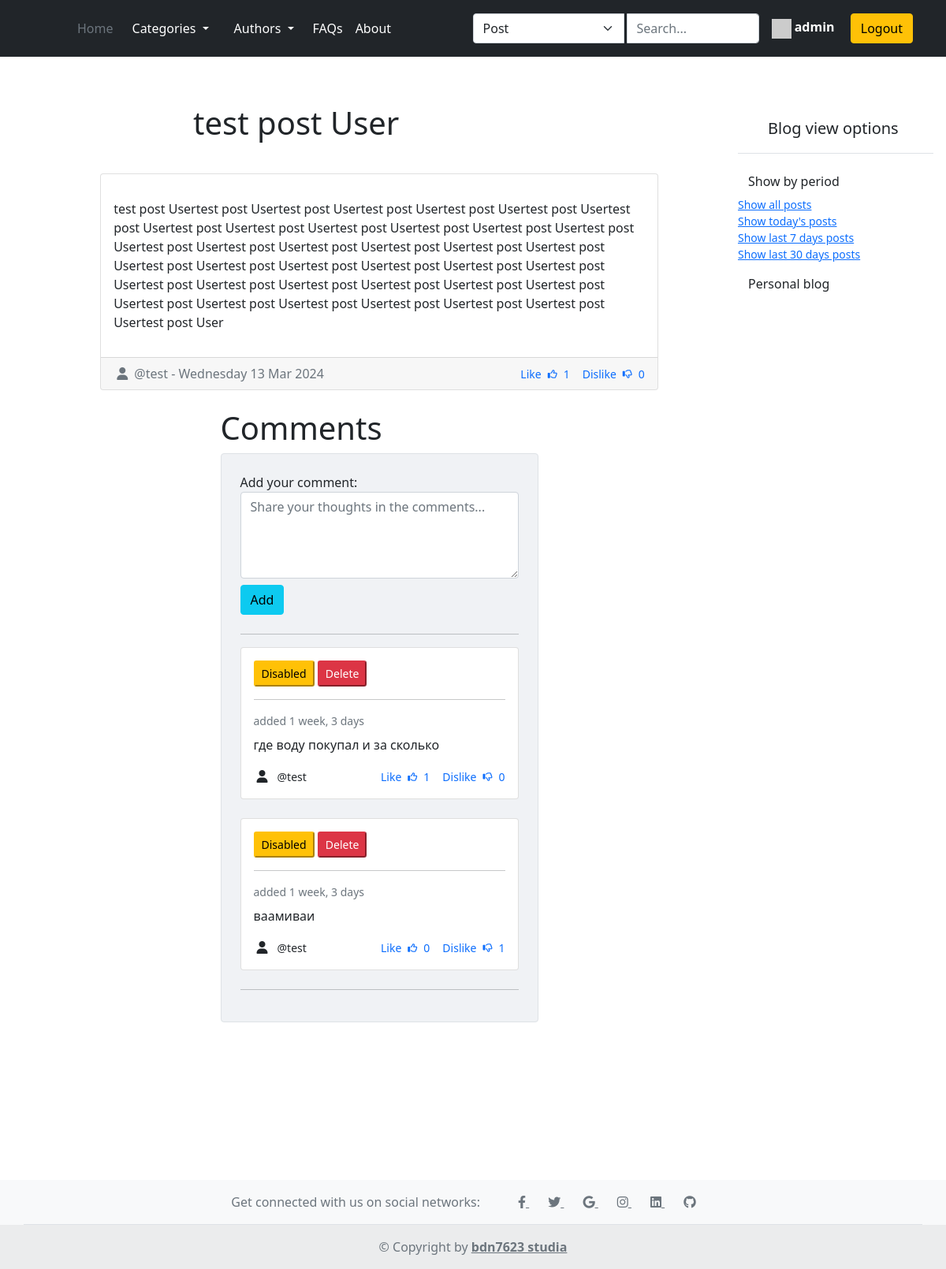
The app's page /2024/3/13/test-post-user/ (signed in) with its own data.
### accounts/models.py (models this page shows)
class CustomUser(AbstractUser):
    username = models.CharField(max_length=50, unique=True)
    email = models.EmailField(unique=True, max_length=255)
    USERNAME_FIELD = 'email'
    REQUIRED_FIELDS = ['username', 'first_name', 'last_name']
    objects = CustomUserManager()
    def __str__(self):
        return self.username

### blog/models.py (models this page shows, shortened)
class Post(models.Model):
    STATUS_CHOICES = (
        ('draft', 'Draft'),
        ('published', 'Published'),
    )
    title = models.CharField(max_length=200)
    slug = models.SlugField(unique_for_date='publish')
    author = models.ForeignKey(User,
                               on_delete=models.CASCADE,
                               related_name='posts')
    body = models.TextField(verbose_name='Content')
    publish = models.DateTimeField(default=timezone.localtime)
    created = models.DateTimeField(auto_now_add=True)
    updated = models.DateTimeField(auto_now=True)
    image_url = models.URLField(max_length=255)
    status = models.CharField(max_length=10,
                              choices=STATUS_CHOICES,
                              default='draft')
    category = models.ForeignKey(Category,
                                 on_delete=models.CASCADE,
                                 related_name='posts')
    objects = models.Manager()
    published = PostPublishedManager()
    class Meta:
        ordering = ('-publish', '-created')
    def is_liked_by(self, user):
        return self.likes.filter(user=user).exists()
    def is_disliked_by(self, user):
        return self.dislikes.filter(user=user).exists()

class Comment(models.Model):
    post = models.ForeignKey(Post,
                             on_delete=models.CASCADE,
                             related_name='comments')
    author = models.ForeignKey(User,
                               on_delete=models.CASCADE,
                               related_name='post_comment')
    body = models.CharField(max_length=255)
    created = models.DateTimeField(auto_now_add=True)
    updated = models.DateTimeField(auto_now=True)
    active = models.BooleanField(default=True)
    class Meta:
        ordering = ('-updated', '-created')
    def is_liked_by(self, user):
        return self.likes.filter(user=user).exists()
    def is_disliked_by(self, user):
        return self.dislikes.filter(user=user).exists()

### blog/views.py (the view)
# urls.py: path('<int:year>/<int:month>/<int:day>/<slug:post_slug>/', post_detail, name='post_detail'),
def post_detail(request, year, month, day, post_slug):
    post = get_object_or_404(Post,
                             slug=post_slug,
                             status='published',
                             publish__year=year,
                             publish__month=month,
                             publish__day=day)
    form = CommentForm()
    return render(request, 'blog/post/detail.html', {'post': post, 'form': form})

### blog/forms.py
class CommentForm(forms.ModelForm):
    class Meta:
        model = Comment
        fields = ('body',)
        widgets = {
            'body': forms.Textarea(attrs={'placeholder': 'Share your thoughts in the comments...',
                                          'class': 'form-control',
                                          'rows': 4})
        }
        labels = {
            'body': 'Add your comment'
        }

### blog/context_processors.py (called while the page is built)
def get_categories(request):
    categories = Category.objects.all()
    return {'categories': categories}

def get_author(request):
    authors = User.objects.annotate(num_posts=Count('posts')).filter(num_posts__gt=0)
    return {'authors': authors}

### blog/templatetags/blog_filters.py (called while the page is built)
@register.filter
def is_liked_by(instance, user):
    if user.is_authenticated:
        return instance.is_liked_by(user)
    return False

@register.filter
def is_disliked_by(instance, user):
    if user.is_authenticated:
        return instance.is_disliked_by(user)
    return False

### templates/blog/post/detail.html (shortened to what this page needs)
{% extends 'base/_base.html' %}
{% load blog_filters %}
{% load static %}
{% block content %}
<div class="row justify-content-center" style="margin-top: 7%">
    <div class="col-lg-10">
        <div class="col-md-8 mx-auto mt-5">
            <h1 class="mb-4">{{ post.title }}</h1>
        </div>
      <div class="card mb-4" id="postlikeDislike">
        <div class="card-body">
          <p class="card-text">{{ post.body|linebreaks }}</p>
        </div>
        <div class="card-footer text-muted d-flex justify-content-between align-items-center">
          <p class="mb-0">
              <i class="fas fa-user mx-1"></i>
              @{{ post.author }}
            - {{ post.publish|date:"l d M Y" }}
          </p>
          <div class="d-flex align-items-center ml-auto">
              <div class="d-flex flex-row align-items-center text-primary">
                {% if post|is_liked_by:request.user %}
                <p class="small mb-0">Unlike</p>
                <a href="{% url 'blog:post_like' post.id %}">
                  <i class="fa-solid fa-thumbs-up mx-2 fa-xs"></i>
                </a>
                {% else %}
                <p class="small mb-0">Like</p>
                <a href="{% url 'blog:post_like' post.id %}">
                  <i class="fa-regular fa-thumbs-up mx-2 fa-xs"></i>
                </a>
                {% endif %}
                <p class="small mb-0 me-3">{{ post.likes.count }}</p>
              </div>
              <div class="d-flex flex-row align-items-center text-primary">
                {% if post|is_disliked_by:request.user %}
                <p class="small mb-0">Undislike</p>
                <a href="{% url 'blog:post_dislike' post.id %}">
                  <i class="fa-solid fa-thumbs-down mx-2 fa-xs"></i>
                </a>
                {% else %}
                <p class="small mb-0">Dislike</p>
                <a href="{% url 'blog:post_dislike' post.id %}">
                  <i class="fa-regular fa-thumbs-down mx-2 fa-xs"></i>
                </a>
                {% endif %}
                <p class="small mb-0">{{ post.dislikes.count }}</p>
              </div>
          </div>
        </div>
    </div>
</div>
<div class="row d-flex justify-content-center">
  <div class="col-md-8 col-lg-6">
    <h1>Comments</h1>
    <div class="card shadow-0 border" style="background-color: #f0f2f5;">
      <div class="card-body p-4">
        <div class="form-outline mb-4" id="comments">
          <form method="post" action="{% url 'blog:add_comment' post.id %}">
              {{ form.body.label_tag }}
              {{ form.body }}
            <button type="submit" class="btn btn-info mt-2">Add</button>
          </form>
        </div>
        <hr>
        {% if post.comments.count %}
            {% for comment in post.comments.all %}
              {% include 'blog/comment/detail.html' %}
            {% endfor %}
        {% else %}
        <p>No comments yet</p>
        {% endif %}
        <hr>
      </div>
    </div>
  </div>
</div>
</div>
{% endblock content %}

### templates/base/nav/_header.html (shortened to what this page needs)
<header class="p-3 bg-dark text-white fixed-top">
    <div class="container">
        <div class="d-flex flex-wrap align-items-center justify-content-center justify-content-lg-start">
            <a href="/" class="d-flex align-items-center mb-2 mb-lg-0 text-white text-decoration-none">
                <svg class="bi me-2" width="40" height="32" role="img" aria-label="Bootstrap">
                    <use xlink:href="#bootstrap"></use>
                </svg>
            </a>
            <ul class="nav col-12 col-lg-auto me-lg-auto mb-2 justify-content-center mb-md-0">
                <li><a href="{% url 'blog:post_list' %}" class="nav-link px-2 text-secondary">Home</a></li>
                <li class="nav-item dropdown">
                    <a class="nav-link dropdown-toggle text-white" href="#" id="categoriesDropdown" role="button"
                       data-bs-toggle="dropdown" aria-expanded="false">
                        Categories
                    </a>
                </li>
                <li class="nav-item dropdown">
                    <a class="nav-link dropdown-toggle text-white" href="#" id="authorDropdown" role="button"
                       data-bs-toggle="dropdown" aria-expanded="false">
                        Authors
                    </a>
                </li>
                <li><a href="#" class="nav-link px-2 text-white">FAQs</a></li>
                <li><a href="#" class="nav-link px-2 text-white">About</a></li>
            </ul>
            <form class="col-12 col-lg-auto mb-3 mb-lg-0 me-lg-3" method="get" action="{% url 'blog:search_posts' %}">
                <div class="input-group">
                    <select class="form-select me-1" name="search_param" id="search-param">
                        <option value="post">Post</option>
                    </select>
                    <input type="search" class="form-control form-control-dark" placeholder="Search..."
                           aria-label="Search"
                           name="search_query" id="search-query-text">
                </div>
            </form>
            <div class="text-end">
                {% if request.user.is_authenticated %}
                <a href="{% url 'accounts:profile_detail' username=request.user.username %}"
                       class="text-decoration-none text-white me-3">
                      {% if request.user.profile %}
                      <img src="{{ request.user.profile.avatar }}" width="25" height="25">
                      {% else %}
                      <i class="fa fa-user mx-1"></i>
                      {% endif %}
                  <strong>
                    {{ request.user.username }}
                  </strong>
                </a>
                 <a href="{% url 'accounts:logout' %}">
                  <button type="button" class="btn btn-warning">Logout</button>
                </a>
                {% endif %}
            </div>
        </div>
    </div>
</header>

### templates/blog/comment/detail.html
{% load blog_filters %}
<div class="card mb-4" id="commentLike{{ comment.id }}">
    <div class="card-body">
        {% if request.user.is_superuser %}
        <a href="{% url 'blog:toggle_comment_active' comment.id %}" class="text-decoration-none">
            {% if comment.active %}
            <button class="btn-sm btn-warning ms-auto">Disabled</button>
            {% else %}
            <button class="btn-sm btn-success ms-auto">Enabled</button>
            {% endif %}
        </a>
        <a href="{% url 'blog:delete_comment' comment.id %}" class="text-decoration-none">
            <button class="btn-sm btn-danger ms-auto">Delete</button>
        </a>
        {% endif %}
        <hr>
        <p class="small text-muted mb-2">added {{ comment.created|timesince }}</p>
        <div class="d-flex flex-row align-items-center">
            {% if comment.active %}
            <p>{{ comment.body }}</p>
            {% else %}
            <p><strong><i>Comment has been disabled by admin</i></strong></p>
            {% endif %}
        </div>
        <div class="d-flex justify-content-between">
            <div class="d-flex flex-row align-items-center">
                <i class="fas fa-user mx-1"></i>
                <p class="small mb-0 ms-2">@{{ comment.author }}</p>
            </div>
            <div class="d-flex justify-content-end">
                <div class="d-flex flex-row align-items-center text-primary me-3">
                    {% if comment|is_liked_by:request.user %}
                    <p class="small mb-0">Unlike</p>
                    <a href="{% url 'blog:comment_like' comment.id %}">
                        <i class="fas fa-thumbs-up mx-2 fa-xs" style="margin-top: -0.16rem;"></i>
                    </a>
                    {% else %}
                    <p class="small mb-0">Like</p>
                    <a href="{% url 'blog:comment_like' comment.id %}">
                        <i class="fa-regular fa-thumbs-up fa-xs mx-2" style="margin-top: -0.16rem;"></i>
                    </a>
                    {% endif %}
                    <p class="small mb-0">{{ comment.likes.count }}</p>
                </div>
                <div class="d-flex flex-row align-items-center text-primary">
                    {% if comment|is_disliked_by:request.user %}
                    <p class="small mb-0">Undislike</p>
                    <a href="{% url 'blog:comment_dislike' comment.id %}">
                        <i class="fa-solid fa-thumbs-down mx-2 fa-xs"></i>
                    </a>
                    {% else %}
                    <p class="small mb-0">Dislike</p>
                    <a href="{% url 'blog:comment_dislike' comment.id %}">
                        <i class="fa-regular fa-thumbs-down mx-2 fa-xs"></i>
                    </a>
                    {% endif %}
                    <p class="small mb-0">{{ comment.dislikes.count }}</p>
                </div>
            </div>
        </div>
    </div>
</div>

### records on screen
CustomUser: user.username "admin"
Post: title "test post User", body "test post Usertest post Usertest post Usertest post Usertest post Usertest post Usertest post Usertest post Usertest post Usertest post Usertest post Usertest post Usertest post Usertest post Usertest post Usertest post Usertest post Usertest post Usertest post Usertest post Usertest post Usertest post Usertest post Usertest post Usertest post Usertest post Usertest post Usertest post Usertest post Usertest post Usertest post Usertest post Usertest post Usertest post Usertest post Usertest post Usertest post Usertest post User", author "test", publish "Wednesday 13 Mar 2024", likes.count "1", dislikes.count "0"
Comment: active "Disabled", created "1 week, 3 days", body "где воду покупал и за сколько", author "test", shows "Like", likes.count "1", shows "Dislike", dislikes.count "0"
Comment: active "Disabled", created "1 week, 3 days", body "ваамиваи", author "test", shows "Like", likes.count "0", shows "Dislike", dislikes.count "1"
